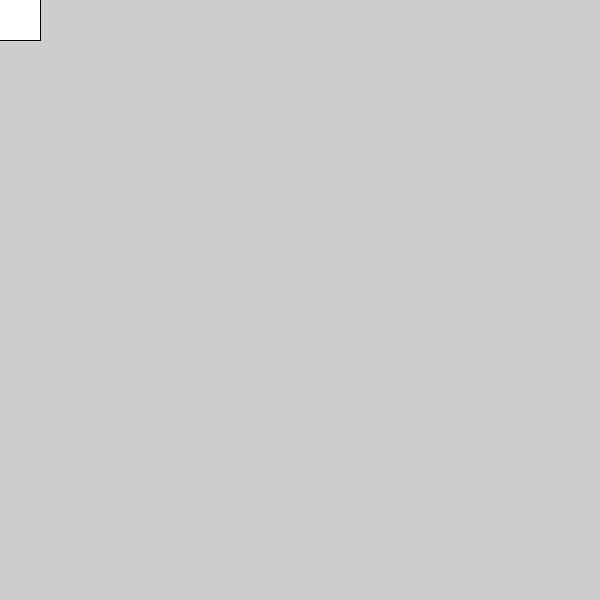
Frame 1 (no input)
Frame 60 (the mouse pressed at the canvas centre just before this capture): identical to frame 1, image omitted
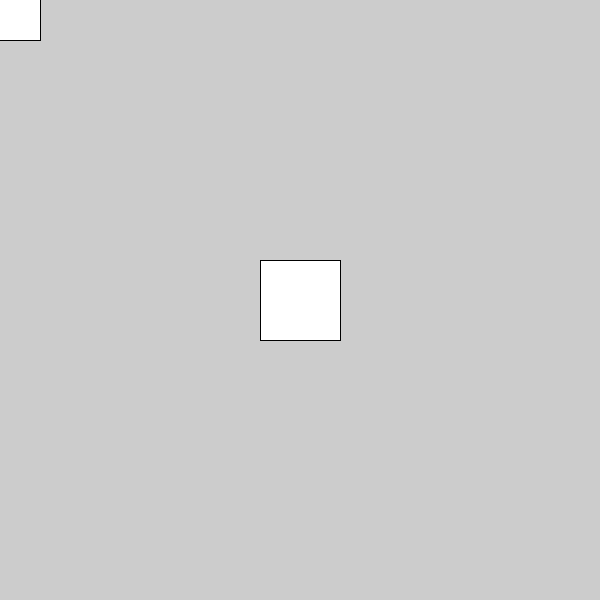
Frame 120 (the mouse held since frame 60 and released just before this capture)

The Processing sketch that drew these frames (run headless with seeded random() and noise(); from frame 60 on, the mouse is pressed at the canvas centre):

// Processing sketch: sketch_210607a
// ── sketch_210607a.pde
ArrayList<Integer> x = new ArrayList<Integer> ();
ArrayList<Integer> y = new ArrayList<Integer> ();

void setup() {
  size(600, 600);
  rectMode(CENTER);
}

void draw() {
  x.add(0, mouseX);
  y.add(0, mouseY);
  rect(x.get(0), y.get(0), 80, 80);
}
